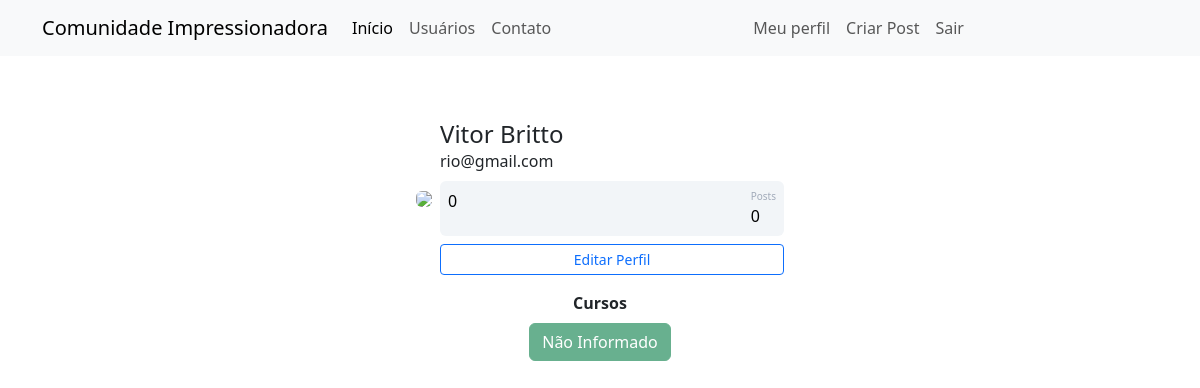
Before: /perfil (signed in) with the older database file.
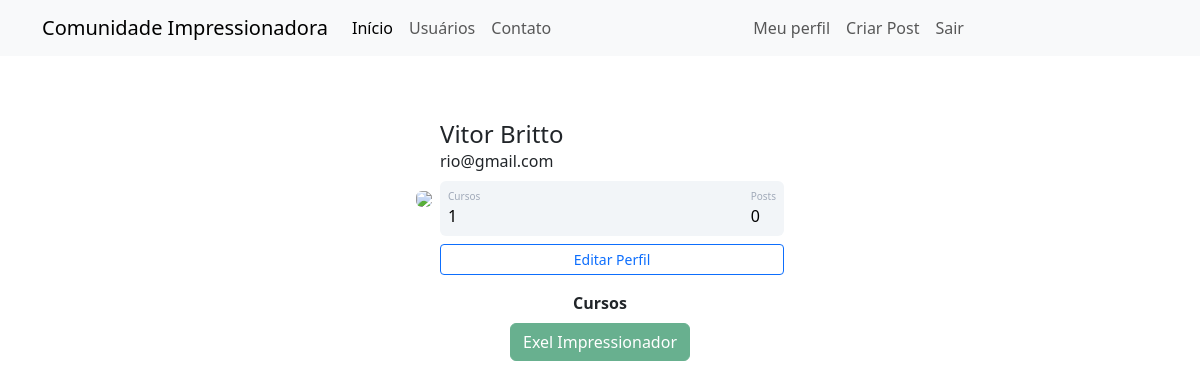
After: the same page with the newer database file.
### comunidadeimpressionadora/models.py (models this page shows)
class Usuario(database.Model, UserMixin):
    id = database.Column(database.Integer, primary_key=True)
    username = database.Column(database.String, nullable=False, unique=True) # Nullable mostra q esse campo sempre tem que ser preenchido
    email = database.Column(database.String, nullable=False, unique=True)
    senha = database.Column(database.String, nullable=False)
    foto_perfil = database.Column(database.String, default='default.jpg')
    posts = database.relationship('Post', backref='autor', lazy=True)
    curso = database.Column(database.String, nullable=False, default='Não Informado') # Default eh um valor padra oque vai ta predefinido no banco de dados

### comunidadeimpressionadora/routes.py (the view)
@app.route('/perfil')
@login_required
def perfil():
    foto_perfil = url_for('static', filename=f'fotos_perfil/{current_user.foto_perfil}')
    return render_template('perfil.html', foto_perfil=foto_perfil)

### comunidadeimpressionadora/models.py (called while the page is built)
@login_manager.user_loader
def load_usuario(id_usuario):
    return Usuario.query.get(int(id_usuario))

### comunidadeimpressionadora/templates/perfil.html (shortened to what this page needs)
{% extends 'base.html' %}
{% block body %}
    <div class="container mt-5 d-flex justify-content-center">
        <div class="card p-3">
            <div class="d-flex align-items-center">
                <div class="image pe-2"> <img src="{{ foto_perfil }}" class="rounded" width="200"> </div>
                <div class="ml-3 w-100">
                    <h4 class="mb-0 mt-0">{{ current_user.username }}</h4> <span>{{ current_user.email }}</span>
                    <div class="p-2 mt-2 bg-primary d-flex justify-content-between rounded text-white stats">
                        {% if current_user.curso in "Não Informado" %}
                            0
                        {% else %}
                            <div class="d-flex flex-column"> <span class="articles">Cursos</span> <span class="number1">{{ current_user.curso.count(';') + 1 }}</span> </div>
                        {% endif %}
                        <div class="d-flex flex-column"> <span class="rating">Posts</span> <span class="number3">0</span> </div>
                    </div>
                    <div class="button mt-2 d-flex flex-row align-items-center"><a class="w-100" href="{{ url_for('editar_perfil') }}"><button class="btn btn-sm btn-outline-primary w-100">Editar Perfil</button></a></div>
                </div>
            </div>
        </div>
    </div>
<div class="row justify-content-center">
    <div class="col-4" style="text-align: center;">
        <b>Cursos</b><br>
        {% for curso in current_user.curso.split(';') %}
            <button type="button" class="btn btn-success mt-2" disabled>{{ curso }}</button>
        {% endfor %}
    </div>
</div>
{% endblock %}

### comunidadeimpressionadora/templates/base.html (shortened to what this page needs)
<!DOCTYPE html>
<html lang="pt-br">
<head>
    <link href="https://cdn.jsdelivr.net/npm/bootstrap@5.3.3/dist/css/bootstrap.min.css" rel="stylesheet">
    <link rel="stylesheet" type="text/css" href="../static/main.css">
</head>
<body>
    {% include 'navbar.html' %}
    {% block body %}
    {% endblock %}
</body>
</html>

### comunidadeimpressionadora/templates/navbar.html (shortened to what this page needs)
<!DOCTYPE html>
<html lang="en">
<head>
</head>
<body>
      <nav class="navbar navbar-expand-lg navbar-light bg-light">
    <div class="container-fluid container">
      <a class="navbar-brand" href="{{ url_for('home') }}">Comunidade Impressionadora</a>
      <div class="collapse navbar-collapse" id="navbarSupportedContent">
        <ul class="navbar-nav me-auto mb-2 mb-lg-0">
          <li class="nav-item">
            <a class="nav-link active" aria-current="page" href="{{ url_for('home') }}">Início</a>
          </li>
              <li class="nav-item">
                <a class="nav-link" href="{{ url_for('usuarios') }}">Usuários</a>
              </li>
              <li class="nav-item">
            <a class="nav-link" href="{{ url_for('contato') }}">Contato</a>
          </li>
        </ul>
        <ul class="d-flex navbar-nav me-auto mb-2 mb-lg-0">
          {% if current_user.is_authenticated %}
              <li class="nav-item">
                <a class="nav-link" href="{{ url_for('perfil') }}">Meu perfil</a>
              </li>
              <li class="nav-item">
                <a class="nav-link" href="{{ url_for('criar_post') }}">Criar Post</a>
              </li>
              <li class="nav-item">
                <a class="nav-link" href="{{ url_for('sair') }}">Sair</a>
              </li>
          {% endif %}
        </ul>
      </div>
    </div>
  </nav>
</body>
</html>

### comunidadeimpressionadora/static/main.css (style rules this page uses)
.card { width: 400px; border: none; border-radius: 10px; background-color: #fff }
.stats { background: #f2f5f8 !important; color: #000 !important }
.articles { font-size: 10px; color: #a1aab9 }
.number1 { font-weight: 500 }
.rating { font-size: 10px; color: #a1aab9 }
.number3 { font-weight: 500 }

Changed rows visible on the page:
changed Usuario "Vitor Britto": curso (not shown) → "1"; curso "Não Informado" → "Exel Impressionador"
Other visible differences:
text no longer shown: "0"
text now shown: "Cursos"
